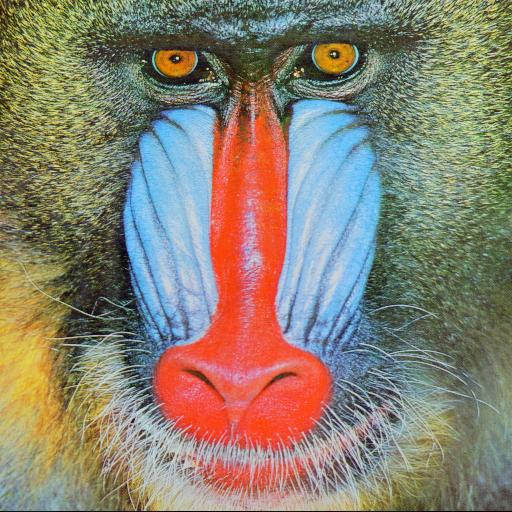
#> input picture lab1/mandril.jpg, 512 x 512 px
$ jupyter execute lab1.ipynb
#> lines starting #> are read from the running program, lines starting #| are printed output that depends on the picture
W ramach kursu będziemy wykorzystywać głównie bibliotekę OpenCV (Open Computer Vision Library).
W trakcie niniejszego ćwiczenia zapoznamy się z podstawowymi funkcjonalnościami: wczytaniami, zapisywaniem, konwersją do inne przestrzeni barw.
Zaznajomimy się również z Jupyter Notebook.

Wczytywanie obrazów z wykorzystaniem OpenCV.
1. Zaimportuj bibliotekę OpenCV:
        `import cv2`
1. Zaimportuj bibliotekę pyplot z matplotlib jako plt:
        `from matplotlib import pyplot as plt`
1. Wygodną opcją jest możliwość pobierania danych (obrazów, ale też np. baz danych) z sieci.
   Eliminuje to konieczność pobierania danych np. z Moodle oraz czyni uzupełniony Notebook "samowystarczalnym" - wystarczy go uruchomić.
   * zaimportuj bibliotekę os `import os`
   * zaimportuj bibliotekę request `import requests`
   * stwórz zmienne na adres pobieranego pliku (*url*) i samą jego nazwę (*fileName*)
   * sprawdź, czy taki plik istnieje (unikniemy wielokrotnego pobierania tych samych danych)
        `if not os.path.exists(fileName) :`
   * pobierz plik: `r = requests.get(url + fileName, allow_redirects=True)`
   * zapisz na dysku: `open(fileName, 'wb').write(r.content)`

1. Wykorzystując polecenie *imread* wczytaj obraz *mandril.jpg*
1. Wyświetl obraz wykorzystując bibliotekę *pyplot*
        plt.imshow(I)
        plt.xticks([]), plt.yticks([])
        plt.show()
1. Jeśli ktoś nie wie jak powinien wyglądać mandryl, to proszę podglądnąć obraz na GitHub lub w sprawdzić w Interencie.
   Przyczyną problemu jest sposób w jaki funkcja `imread` z OpenCV odczytuje obraz (BGR, zamiast RGB).
   Obrazom kolorowym będzie poświęcone odrębne ćwiczenie, także nie będziemy w tym miejscu rozwijać tego wątku.
1. W celu poprawnego wyświetlenia należy dokonać konwersji koloru z BGR na RGB.
        I = cv2.cvtColor(I, cv2.COLOR_BGR2RGB)
1. Dla porządku warto dodać, że w OpenCV do wyświetlania domyślnie wykorzystuje się funkcję `imshow`.
   Jednakże w przypadku Jupyter Notebook to rozwiązanie ma pewne wady i dlatego nie będziemy jej używać.
   Natomiast jeśli ktoś pracuje w "czystym" Python, to jest to na pewno równoważna funkcjonalność.

[cell 1]
import cv2
import os
from matplotlib import pyplot as plt
import requests

url = 'https://raw.githubusercontent.com/vision-agh/poc_sw/master/01_Intro/'
fileName = 'mandril.jpg'
if not os.path.exists(fileName):
    r = requests.get(url + fileName, allow_redirects=True)
    open(fileName, 'wb').write(r.content)

W praktycznych rozważaniach często analizuje się obrazy w odcieniach szarości (ang. *grayscale*).
Do konwersji służy znana już funkcja `cvtColor` tylko tym razem z parametrem `cv2.COLOR_RGB2GRAY`.
Proszę spróbować wyświetlić obraz.
Może okazać się, że nadal jest kolorowy, choć inaczej.
Dlaczego tak się dzieje zostanie obszerniej wyjaśnione pod koniec ćwiczenia.
Na razie należy dodać polecenie `plt.gray()` przed `plt.show`.

[cell 2]
image = cv2.imread("mandril.jpg")
#> image is the input picture: shape (512, 512, 3); mean B, G, R 113.2, 128.8, 137.4
image = cv2.cvtColor(image, cv2.COLOR_RGB2GRAY)
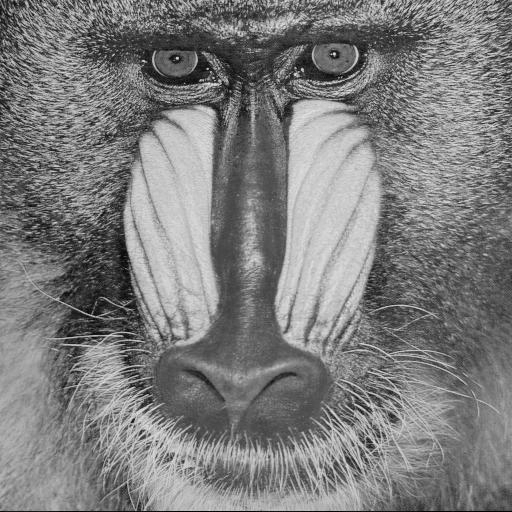
#> image: shape (512, 512); min 0, max 233, mean 125.1
plt.gray()
plt.imshow(image)
plt.xticks([]), plt.yticks([])
plt.show()

Czasami konieczne jest zapisanie przetworzonego obrazu.
Służy do tego funkcja `cv2.imwrite`.
Proszę zapisać szarą wersję mandryla w formacie *png*.
Warto sprawdzić, czy obraz zapisał się poprawnie tj. otworzyć go w aplikacji do przeglądania obrazów.

[cell 3]
cv2.imwrite("mandril_grey.jpg", image)
#> Out = True

Obraz w skali szarości możemy traktować jako dwuwymiarową funkcję $L(x,y)$, gdzie $x$, $y$ to współrzędne piksela, a $L(x,y)$ poziom jasności (najczęściej [0;255] - zapis na 8-bitach, typ *unsigned int*).
Wyświetl obraz mandryl jako funkcję dwuwymiarową (uwaga - to chwilę się liczy):

[cell 4]
import numpy as np
# create grid
xx, yy = np.mgrid[0:image.shape[0], 0:image.shape[1]]

# create the figure
fig = plt.figure()
ax = fig.add_subplot(projection = '3d')
ax.plot_surface(xx, yy, image ,rstride=1, cstride=1, cmap=plt.get_cmap('gray'),
        linewidth=0)
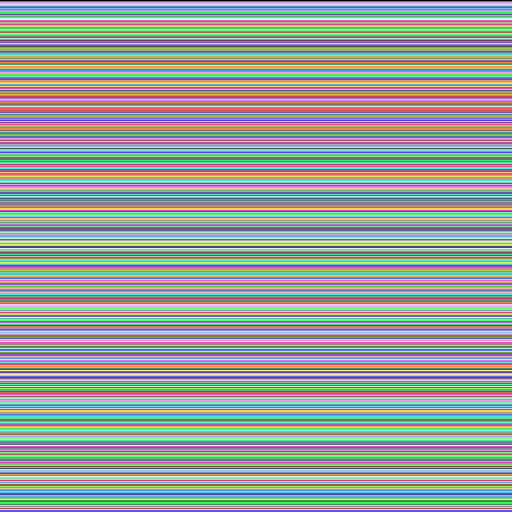
#> xx: shape (512, 512) int64; 512 distinct labels, from 0 to 511; one colour per label, 0 black

# show it
plt.show()
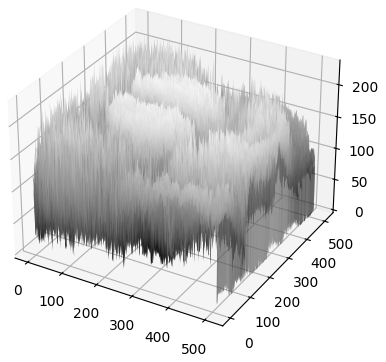
#> figure drawn by matplotlib, 1 panel

Komentarz:
- używamy biblioteki do obliczeń *numpy*,
- tworzymy siatkę punktów o rozmiarach takich jak obraz (*shape*),
- rysujemy wykres 3D

Podczas przetwarzania i analizy obrazów przydatne bywają "przekroje" przez obraz, czyli wartości funkcji $L(x,y)$ w przypadku gdy $x$ lub $y$ jest ustalone.
Wykonaj jeden wybrany przekrój w $x$ i $y$:
- po pierwsze należy pobrać dany wiersz lub kolumnę - np. `S = IG[10,:]` (tu jedenasty wiersz),
- po drugie stworzyć wykres złożony z dwóch subwykresów: `f, (ax1,ax2) = plt.subplots(1,2)`
- dla każdego z nich ustawić tytuł (np. `ax1.set_title('XXX')`) oraz treść `ax1.plot(S)`,
- na koniec całość wyświetlić `plt.show()`.

[cell 5]
row = image[25,:]
#> row = 512 values, max 227 at index 281, min 22 at index 17, mean 119.2
column = image[:,25]
#> column = 512 values, max 216 at index 65, min 23 at index 119, mean 125.9
f, (ax1,ax2) = plt.subplots(1,2)
ax1.set_title('row 25')
ax1.plot(row)
ax2.set_title('column 25')
ax2.plot(column)
plt.show()
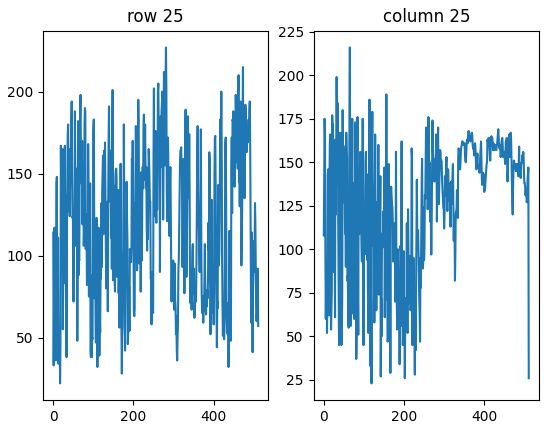
#> figure drawn by matplotlib, 2 panels; panel 1: curve peaks at x = 281, y = 227; panel 2: curve peaks at x = 65, y = 216

Obrazy indeksowane składają się z dwóch macierzy - obrazu oraz tzw. mapy kolorów.
W macierzy obrazu zapisane są wartości poszczególnych pikseli.
Macierz mapy kolorów ma rozmiar $m \times 3$ ($m$ wierszy, w~każdym 3 wartości - składowe R,G,B).
Podczas wyświetlania, na podstawie wartości piksela, odczytywany jest kolor z macierzy mapy kolorów.
W ten sposób możliwe staje się "pokolorowanie" obrazu w skali szarości (stąd wcześniej szary mandryl był kolorowy).
Wykorzystanie pseudokoloru nie wpływa na ilość informacji zawartej na obrazku, pomaga jedynie przedstawić go w bardziej czytelnej (dla człowieka) formie.
Przykładowo można uzyskać poprawę kontrastu, co jest ważne przy analizie np. obrazów medycznych.
Bardziej obszerny opis i spis dostępnym map można znaleźć w [dokumentacji.](https://matplotlib.org/3.1.0/tutorials/colors/colormaps.html)

Wykorzystując dokumentację oraz polecenie `plt.imshow(IG, cmap=plt.get_cmap('XXX'))` proszę wyświetlić obraz madryl w 4 różnych mapach kolorów.

[cell 6]
f, ((ax1, ax2), (ax3, ax4)) = plt.subplots(2,2)

ax1.imshow(image, cmap=plt.get_cmap('Greens'))
ax2.imshow(image, cmap=plt.get_cmap('twilight'))
ax3.imshow(image, cmap=plt.get_cmap('Accent'))
ax4.imshow(image, cmap=plt.get_cmap('jet'))

# plt.imshow(image, cmap=plt.get_cmap('Greens'))
plt.show()
